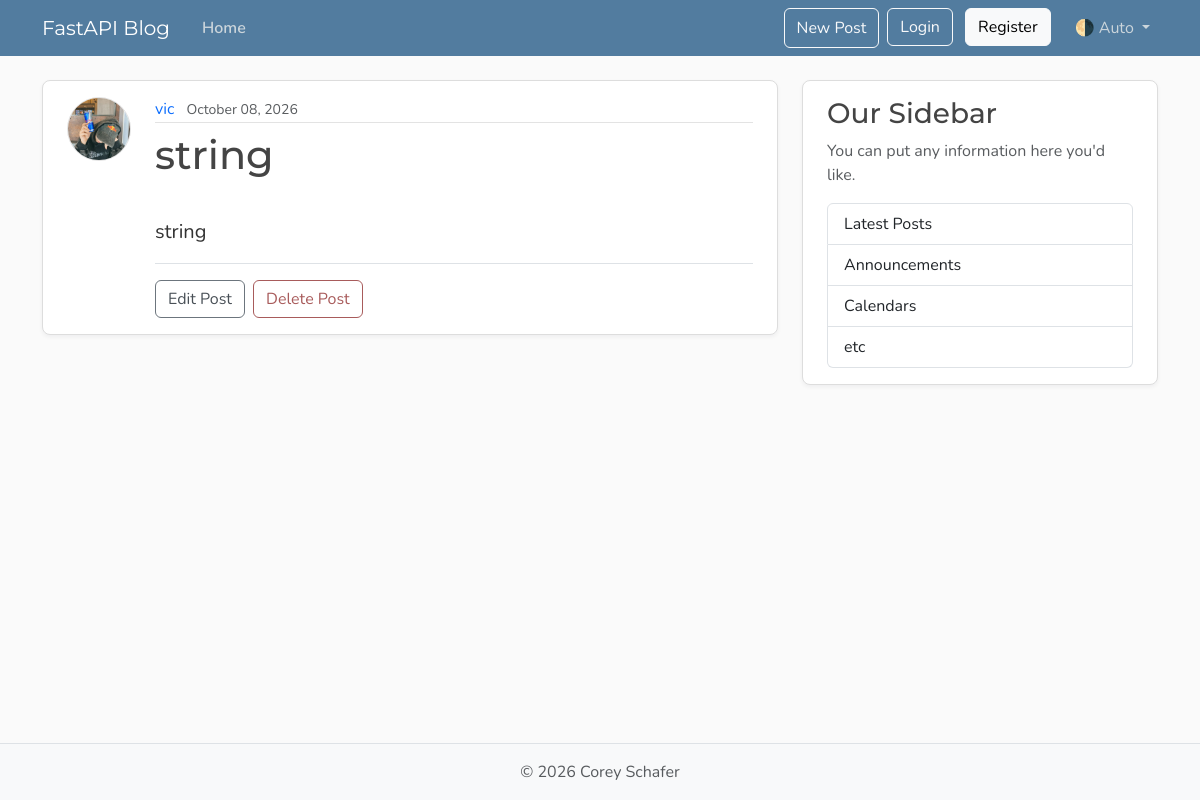
Before: /posts/1 with the older database file.
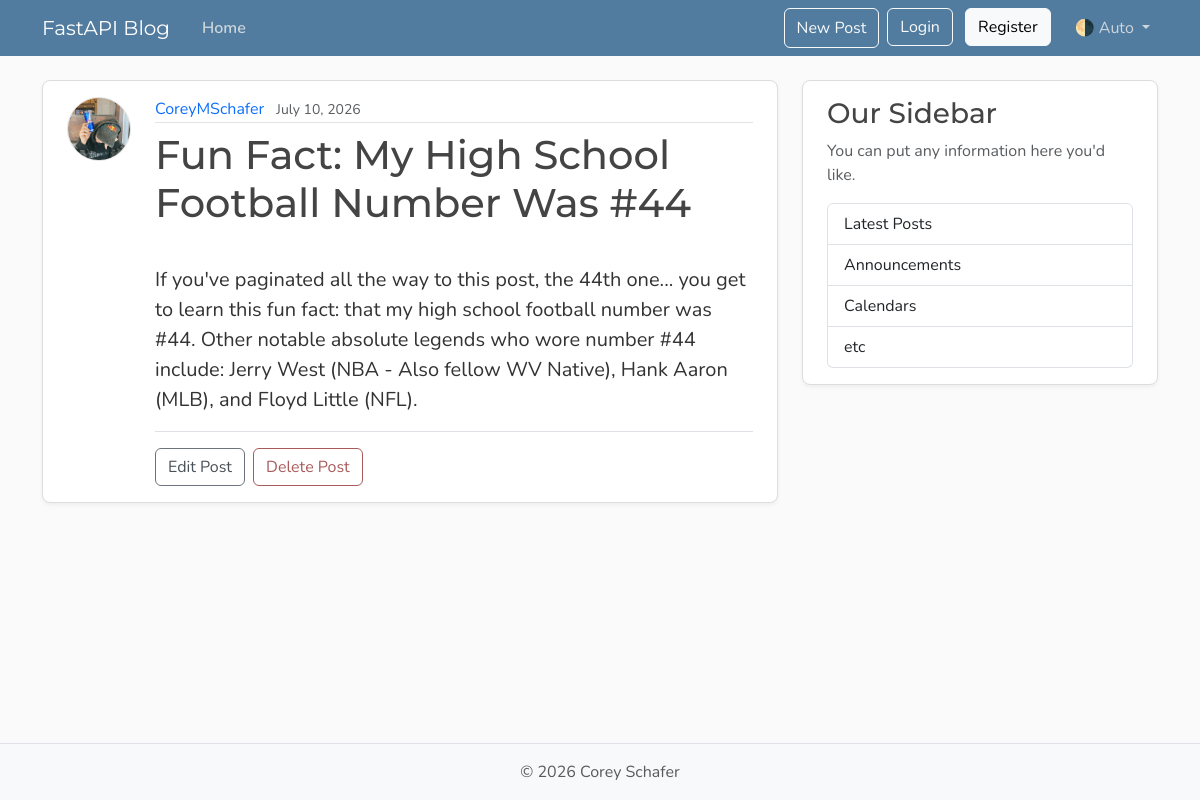
After: the same page with the newer database file.
### models.py (models this page shows, shortened)
class User(Base):
    __tablename__ = "users"
    id: Mapped[int] = mapped_column(Integer, primary_key=True, index=True)
    username: Mapped[str] = mapped_column(String(50), unique=True, nullable=False)
    email: Mapped[str] = mapped_column(String(120), unique=True, nullable=False)
    password_hash: Mapped[str] = mapped_column(String(200), nullable=False)   # ← НОВОЕ
    image_file: Mapped[str | None] = mapped_column(
        String(200),
        nullable=True,
        default=None,
    )
    posts: Mapped[list[Post]] = relationship(back_populates="author")

class Post(Base):
    __tablename__ = "posts"
    id: Mapped[int] = mapped_column(Integer, primary_key=True, index=True)
    title: Mapped[str] = mapped_column(String(100), nullable=False)
    content: Mapped[str] = mapped_column(Text, nullable=False)
    user_id: Mapped[int] = mapped_column(
        ForeignKey("users.id"),
        nullable=False,
        index=True,
    )
    date_posted: Mapped[datetime] = mapped_column(
        DateTime(timezone=True),
        default=lambda: datetime.now(UTC),
    )
    author: Mapped[User] = relationship(back_populates="posts")

### main.py (the view)
@app.get(
    "/posts/{post_id}",
    include_in_schema=False,
    name="post_page",
)
async def post_page(
    request: Request,
    post_id: int,
    db: Annotated[AsyncSession, Depends(get_db)],
):
    result = await db.execute(
        select(models.Post)
        .options(selectinload(models.Post.author))
        .where(models.Post.id == post_id)
    )
    post = result.scalars().first()
    if not post:
        raise HTTPException(
            status_code=status.HTTP_404_NOT_FOUND,
            detail="Post not found",
        )
    title = post.title[:50]
    return templates.TemplateResponse(
        request,
        "post.html",
        {
            "post": post,
            "title": title,
        },
    )

### templates/post.html (shortened to what this page needs)
{% extends "layout.html" %}
{% block content %}
<article class="content-section py-3 px-4">
    <div class="d-flex align-items-start gap-4">
        <img class="rounded-circle article-img flex-shrink-0" src="/static/profile_pics/default.jpg"
            alt="{{ post.author.username }}'s profile picture" width="64" height="64">
        <div class="flex-grow-1">
            <div class="article-metadata mb-2">
                <a class="me-2" href="#">{{ post.author.username }}</a>
                <small class="text-body-secondary">
                    {{ post.date_posted.strftime("%B %d, %Y") }}
                </small>
            </div>
            <h1 class="article-title">
                {{ post.title }}
            </h1>
            <p class="article-content">
                {{ post.content }}
            </p>
            <div id="postActions" class="post-actions mt-3 pt-3 border-top">
                <button type="button" class="btn btn-outline-secondary me-1" data-bs-toggle="modal"
                    data-bs-target="#editModal">Edit Post</button>
                <button type="button" class="btn btn-outline-danger" data-bs-toggle="modal"
                    data-bs-target="#deleteModal">Delete Post</button>
            </div>
        </div>
    </div>
</article>
{% endblock content %}

### templates/layout.html (shortened to what this page needs)
<!DOCTYPE html>
<html lang="en">
<head>
    <link href="https://cdn.jsdelivr.net/npm/bootstrap@5.3.8/dist/css/bootstrap.min.css" rel="stylesheet"
>
    <link rel="stylesheet" type="text/css" href="{{ url_for('static', path='css/main.css') }}">
</head>
<body class="d-flex flex-column min-vh-100">
    <header class="site-header">
        <nav class="navbar navbar-expand-md bg-steel fixed-top" data-bs-theme="dark">
            <div class="container">
                <a class="navbar-brand me-4" href="{{ url_for('home') }}">FastAPI Blog</a>
                <div class="collapse navbar-collapse" id="navbarToggle">
                    <div class="navbar-nav me-auto">
                        <a class="nav-link active" aria-current="page" href="{{ url_for('home') }}">Home</a>
                    </div>
                    <div class="navbar-nav">
                        <button class="btn btn-outline-light mb-2 mb-md-0 me-md-2" type="button" data-bs-toggle="modal"
                            data-bs-target="#createPostModal">New Post</button>
                        <div id="loggedOutNav">
                            <a class="btn btn-outline-light mb-2 mb-md-0 me-md-2"
                                href="{{ url_for('login_page') }}">Login</a>
                            <a class="btn btn-light mb-2 mb-md-0 me-md-3"
                                href="{{ url_for('register_page') }}">Register</a>
                        </div>
                        <div class="nav-item dropdown">
                            <a class="nav-link dropdown-toggle" href="#" role="button" id="bd-theme"
                                data-bs-toggle="dropdown" aria-expanded="false">
                                <span id="bd-theme-text">🌗 Auto</span>
                            </a>
                        </div>
                    </div>
                </div>
            </div>
        </nav>
    </header>
    <main role="main" class="container">
        <div class="row">
            <div class="col-md-8">
                {% block content %}{% endblock content %}
            </div>
            <aside class="col-md-4">
                <div class="content-section py-3 px-4 mb-4">
                    <h3>Our Sidebar</h3>
                    <p class="text-body-secondary">You can put any information here you'd like.</p>
                    <ul class="list-group">
                        <li class="list-group-item">Latest Posts</li>
                        <li class="list-group-item">Announcements</li>
                        <li class="list-group-item">Calendars</li>
                        <li class="list-group-item">etc</li>
                    </ul>
                </div>
            </aside>
        </div>
    </main>
    <footer class="mt-auto py-3 bg-body-tertiary border-top">
        <div class="container text-center">
            <p class="text-body-secondary mb-0">© <span id="year"></span> Corey Schafer</p>
        </div>
    </footer>
</body>
</html>

### static/css/main.css (style rules this page uses)
:root { --font-heading: "Montserrat", system-ui, -apple-system, BlinkMacSystemFont, sans-serif; --font-body: "Nunito", system-ui, -apple-system, BlinkMacSystemFont, sans-serif; --color-bg-body: #fafafa; --color-bg-content: #ffffff; --color-text-primary: #333333; --color-text-heading: #444444; --color-steel: #527c9f; --color-nav-link: #cbd5db; --color-nav-link-hover: #ffffff; --color-link-hover: #428bca; --color-border: #dddddd; --color-border-light: #e3e3e3; --spacing-xl: 5rem; --article-img-size: 4rem; --account-img-size: 7.813rem; }
body { font-family: var(--font-body); background: var(--color-bg-body); color: var(--color-text-primary); }
main { padding-top: var(--spacing-xl); }
h1, h2, h3, h4, h5, h6 { font-family: var(--font-heading); color: var(--color-text-heading); }
.navbar-brand { font-family: var(--font-heading); }
a { text-decoration: none; }
.bg-steel { background-color: var(--color-steel); }
.site-header .navbar-nav .nav-link { color: var(--color-nav-link); transition: color 0.2s ease-in-out; }
.site-header .navbar-nav .nav-link.active { font-weight: 600; }
.content-section { background: var(--color-bg-content); border: 1px solid var(--color-border); border-radius: 0.5rem; box-shadow: 0 2px 4px rgba(15, 23, 42, 0.05); transition: box-shadow 0.15s ease, transform 0.15s ease, border-color 0.15s ease; }
.article-title { color: var(--color-text-heading); transition: color 0.2s ease-in-out; }
.article-content { white-space: pre-line; font-size: 1.25rem; }
.article-img { height: var(--article-img-size); width: var(--article-img-size); flex-shrink: 0; object-fit: cover; border: 1px solid var(--color-border-light); box-shadow: 0 0 0 2px var(--color-bg-content); }
.article-metadata { padding-bottom: 0.063rem; border-bottom: 1px solid var(--color-border-light); }
.article-metadata a { transition: color 0.2s ease-in-out; }
.btn-outline-secondary { --bs-btn-color: #495057; --bs-btn-border-color: #6c757d; --bs-btn-hover-color: #fff; --bs-btn-hover-bg: #5a6268; --bs-btn-hover-border-color: #545b62; --bs-btn-active-color: #fff; --bs-btn-active-bg: #545b62; --bs-btn-active-border-color: #4e555b; }
.btn-outline-danger { --bs-btn-color: #a85b5b; --bs-btn-border-color: #a85b5b; --bs-btn-hover-color: #fff; --bs-btn-hover-bg: #924e4e; --bs-btn-hover-border-color: #874848; --bs-btn-active-color: #fff; --bs-btn-active-bg: #874848; --bs-btn-active-border-color: #7c4242; }
[data-bs-theme="dark"] { --color-bg-body: #1a1a1a; --color-bg-content: #2d2d2d; --color-text-primary: #e0e0e0; --color-text-heading: #f0f0f0; --color-border: #404040; --color-border-light: #4a4a4a; }

Changed rows visible on the page:
no longer on this page (row edited): User: author.username "vic"
now on this page (row edited): User: author.username "CoreyMSchafer"
changed Post: date_posted "October 08, 2026" → "July 10, 2026"; title "string" → "Fun Fact: My High School Football Number Was #44"; content "string" → "If you've paginated all the way to this post, the 44th one... you get to learn this fun fact: that my high school football number was #44. Other notable absolute legends who wore number #44 include: Jerry West (NBA - Also fellow WV Native), Hank Aaron (MLB), and Floyd Little (NFL)."
